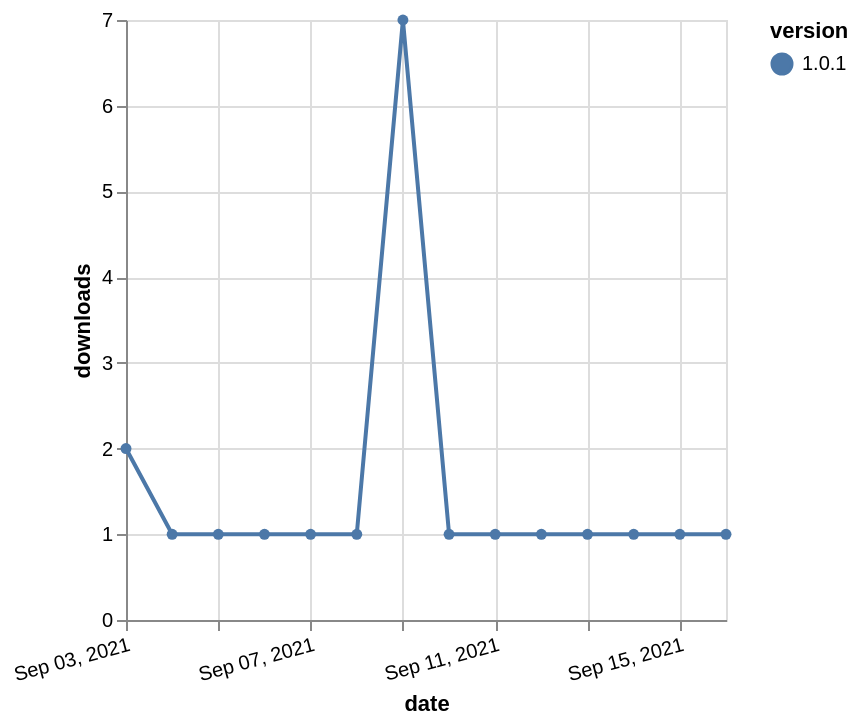

Express this chart as Vega-Lite.
### Vega-Lite specification from a JSON file in a GitHub repository (floating-point values rounded to 4 significant figures)
{"$schema": "https://vega.github.io/schema/vega-lite/v5.json", "description": "A simple bar chart with embedded data.", "data": {"values": [{"date": "2021-09-03", "total": 515, "delta": 2, "version": "1.0.1"}, {"date": "2021-09-04", "total": 516, "delta": 1, "version": "1.0.1"}, {"date": "2021-09-05", "total": 517, "delta": 1, "version": "1.0.1"}, {"date": "2021-09-06", "total": 518, "delta": 1, "version": "1.0.1"}, {"date": "2021-09-07", "total": 519, "delta": 1, "version": "1.0.1"}, {"date": "2021-09-08", "total": 520, "delta": 1, "version": "1.0.1"}, {"date": "2021-09-09", "total": 527, "delta": 7, "version": "1.0.1"}, {"date": "2021-09-10", "total": 528, "delta": 1, "version": "1.0.1"}, {"date": "2021-09-11", "total": 529, "delta": 1, "version": "1.0.1"}, {"date": "2021-09-12", "total": 530, "delta": 1, "version": "1.0.1"}, {"date": "2021-09-13", "total": 531, "delta": 1, "version": "1.0.1"}, {"date": "2021-09-14", "total": 532, "delta": 1, "version": "1.0.1"}, {"date": "2021-09-15", "total": 533, "delta": 1, "version": "1.0.1"}, {"date": "2021-09-16", "total": 534, "delta": 1, "version": "1.0.1"}]}, "width": "container", "mark": {"type": "line", "point": {"filled": true}}, "encoding": {"x": {"field": "date", "type": "temporal", "timeUnit": "yearmonthdate", "title": "date", "axis": {"labelAngle": -15}}, "y": {"field": "delta", "type": "quantitative", "title": "downloads"}, "color": {"field": "version", "type": "nominal"}, "tooltip": {"field": "delta"}}}
